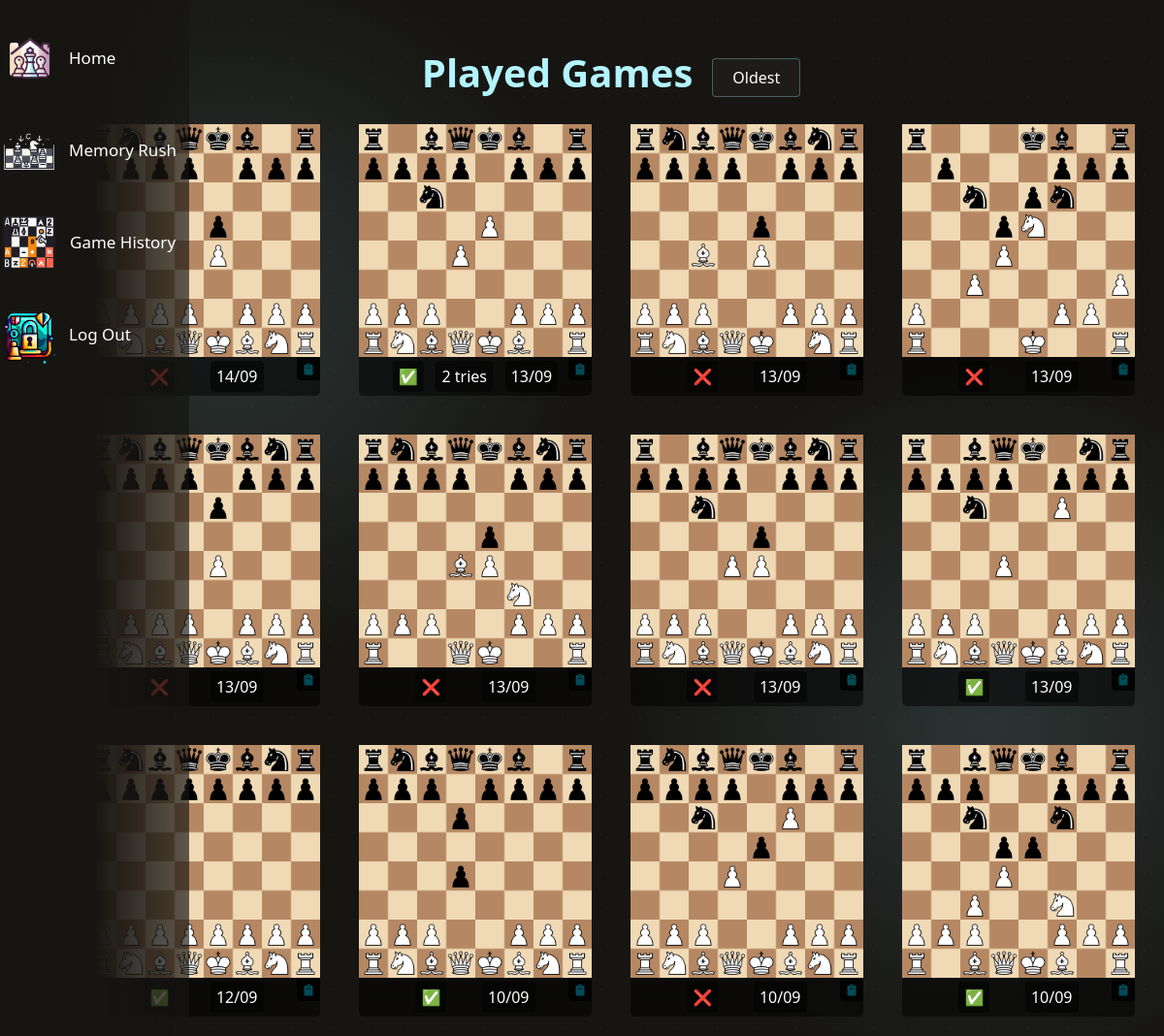
/game_history (signed in), run on the app's committed database.
### chess_content/models.py (models this page shows, shortened)
class PlayedGame(models.Model):
    user = models.ForeignKey(User, on_delete=models.CASCADE)
    chess_game = models.ForeignKey(ChessGame, related_name='played_games', on_delete=models.CASCADE)
    success = models.BooleanField(default=False)
    played_at = models.DateTimeField(auto_now_add=True)
    gotCorrectRoundNumber = models.IntegerField(null=True, blank=True)
    chosenDifficulty = models.CharField(max_length=100, blank=True)

### chess_content/views.py (the view)
# urls.py: path("game_history", views.game_history, name="game_history"),
def game_history(request):
    seen_games = PlayedGame.objects.filter(user=request.user).select_related('chess_game').order_by('-played_at')
    fen_data = [
        {
            'fen_string': game.chess_game.fen_string,
            'success': game.success,
            'played_at': game.played_at,
            'gotCorrectRoundNumber': game.gotCorrectRoundNumber,
            'chosenDifficulty': game.chosenDifficulty,
        }
        for game in seen_games
    ]
    return render(request, "chess_content/game_history.html",
                  {'fen_data': fen_data})

### chess_content/templates/chess_content/game_history.html (shortened to what this page needs)
{% extends "chess_content/layout.html" %}
{% load static %}
{% block body %}
    <div class="header-container">
        {% if fen_data %}
            <h1 class="main_header">Played Games</h1>
            <button id="toggleOrder" class="toggleButton">Oldest</button>
        {% else %}
            <h1 class="main_header">You have no games to display so far.</h1>
        {% endif %}
    </div>
    <div class="board_and_pieces">
        <div class="profile_games">
            {% for item in fen_data %}
                <div class="game" id="game{{ forloop.counter }}" data-fen="{{ item.fen_string }}">
                    <div class="board_container">
                    </div>
                    <div class="game_info {{ item.chosenDifficulty }}">
                        <button class="copy">
                            <i class="fas fa-clipboard fa-xs"></i>
                        </button>
                        <div>
                            {% if item.success == True %}
                                ✅
                            {% else %}
                                ❌
                            {% endif %}
                        </div>
                        {% if item.gotCorrectRoundNumber %}
                            <div class="tries">
                                {% if item.gotCorrectRoundNumber == 1 %}
                                    {{ item.gotCorrectRoundNumber }} try
                                {% else %}
                                    {{ item.gotCorrectRoundNumber }} tries
                                {% endif %}
                            </div>
                        {% endif %}
                        <div title="{{ item.played_at|date:'l, F j, Y P' }}">{{ item.played_at|date:'d/m' }}</div>
                    </div>
                </div>
            {% endfor %}
        </div>
    </div>
{% endblock %}

### chess_content/templates/chess_content/layout.html (shortened to what this page needs)
{% load static %}
<!DOCTYPE html>
<html lang="en">
    <head>
        <link rel="stylesheet" href="https://stackpath.bootstrapcdn.com/bootstrap/4.4.1/css/bootstrap.min.css">
        <link href="{% static 'chess_content/styles.css' %}" rel="stylesheet">
        <link rel="stylesheet" href="https://cdnjs.cloudflare.com/ajax/libs/font-awesome/6.0.0-beta3/css/all.min.css">
    </head>
    <body>
        <div class="page-container">
            <div class="sidebar">
                <div class="sidebar-item one" id="sidebar-item1">
                    <img src="static/chess_content/assets/home_icon.png" alt="home">
                    <a href="{% url 'home' %}" class="item-text" id="item-text1">Home</a>
                </div>
                <div class="sidebar-item" id="sidebar-item2">
                  <img src="static/chess_content/assets/memory_icon.png" alt="memory_rush">
                  <a href="{% url 'memory_rush' %}" class="item-text" id="item-text2">Memory Rush</a>
                </div>
                {% if user.is_authenticated %}
                <div class="sidebar-item" id="sidebar-item3">
                  <img src="static/chess_content/assets/history_icon.png" alt="game_history">
                  <a href="{% url 'game_history' %}" class="item-text" id="item-text3">Game History</a>
                </div>
                <div class="sidebar-item" id="sidebar-item4">
                  <img src="static/chess_content/assets/login_icon.png" alt="logout">
                  <a href="{% url 'logout' %}" class="item-text" id="item-text4">Log Out</a>
                </div>
                {% endif %}
            </div>
            <div class="content-container">
                {% block body %}
                {% endblock %}
            </div>
        </div>
    </body>
</html>

### chess_content/static/chess_content/styles.css (style rules this page uses)
body { margin: 0; padding: 0; font-family:system-ui, -apple-system, BlinkMacSystemFont, 'Segoe UI', Roboto, Oxygen, Ubuntu, Cantarell, 'Open Sans', 'Helvetica Neue', sans-serif; background-image: radial-gradient(#1d1b19 1px, #161512 1px), linear-gradient(45deg, rgba(255, 255, 255, 0.1) 25%, transparent 25%, transparent 75%, rgba(255, 255, 255, 0.1) 75%, rgba(255, 255, 255, 0.1)); background-size: 40px 40px, 80px 80px; background-position: 0 0, 0 0; }
body::before { content: ""; position: absolute; top: 0; left: 0; height: 100%; width: 100%; background: radial-gradient(circle at 20% 30%, #b3f4ff23, rgba(0, 0, 0, 0) 30%), radial-gradient(circle at 85% 70%, #b3f4ff23, rgba(0, 0, 0, 0) 30%); pointer-events: none; }
.sidebar { width: 60px; background-image: linear-gradient(to right, #161512 50%, #161512d2 75%, #161512a8 100%); position: fixed; overflow: hidden; white-space: nowrap; height: 100%; transition: width 0.3s ease; z-index: 9999; }
.item-text { font-size: 17px; display: none; margin-left: 5px; color: white; text-align: center; }
.sidebar-item { display: flex; align-items: center; margin-top: 25px; color: white; }
#sidebar-item1 img { margin-left: -4px; }
#sidebar-item2 img { margin-left: -5px; }
#sidebar-item4 img, #sidebar-item5 img { margin-left: -6px; }
.sidebar-item img { width: 70px; height: 70px; }
#item-text2 { margin-left: 6px; }
#item-text3 { margin-left: 2px; }
#item-text4, #item-text5 { margin-left: 7px; }
button { margin-top: 8px; margin-bottom: 8px; }
.header-container { display: flex; justify-content: space-between; align-items: center; }
.toggleButton { margin-left: 20px; margin-top: 60px; background-color: rgba(32, 31, 27, 0.815); color: white; border: 1px solid #b3f4ff50; border-radius: 4px; padding: 7px 20px; cursor: pointer; transition: .2s; }
.content-container { display: flex; flex-direction: column; align-items: center; justify-content: center; margin-left: 60px; }
.main_header { color: #b3f4ff; text-align: center; font-weight: bold; margin-top: 50px; }
.profile_games { color: white; display: flex; flex-direction: row; flex-wrap: wrap; justify-content: center; }
.game { margin: 20px; display: flex; flex-direction: column; width: 240px; }
.board_container { position: relative; display: flex; }
.game_info { margin: 0; padding: 4px 28px; background: rgba(0, 0, 0, 0.5); backdrop-filter: blur(10px); display: flex; justify-content: space-evenly; gap: 6px; border-bottom-left-radius: 5px; border-bottom-right-radius: 5px; width: 100%; height: fit-content; position: relative; }
.game_info div { border-radius: 4px; padding: 4px 6px; background: rgba(0, 0, 0, 0.5); }
.game_info .copy .fa-clipboard { display: inline-block; }
.game_info .copy { position:absolute; top: 0; right: 0; margin: 0; padding: 0; background: #000000cc; height: 24px; width: 24px; transition: background 0.3s ease; color: rgba(2, 130, 153, 0.568); display: flex; justify-content: center; align-items: center; border: none; border-bottom-left-radius: 4px; }

### data on the page
PlayedGame: played_at "14/09"
PlayedGame: played_at "13/09"
PlayedGame: played_at "13/09"
PlayedGame: played_at "13/09"
PlayedGame: played_at "13/09"
PlayedGame: played_at "13/09"
PlayedGame: played_at "13/09"
PlayedGame: played_at "13/09"
PlayedGame: played_at "12/09"
PlayedGame: played_at "10/09"
PlayedGame: played_at "10/09"
PlayedGame: played_at "10/09"

### other printed values
{{ item.gotCorrectRoundNumber }} "2"
